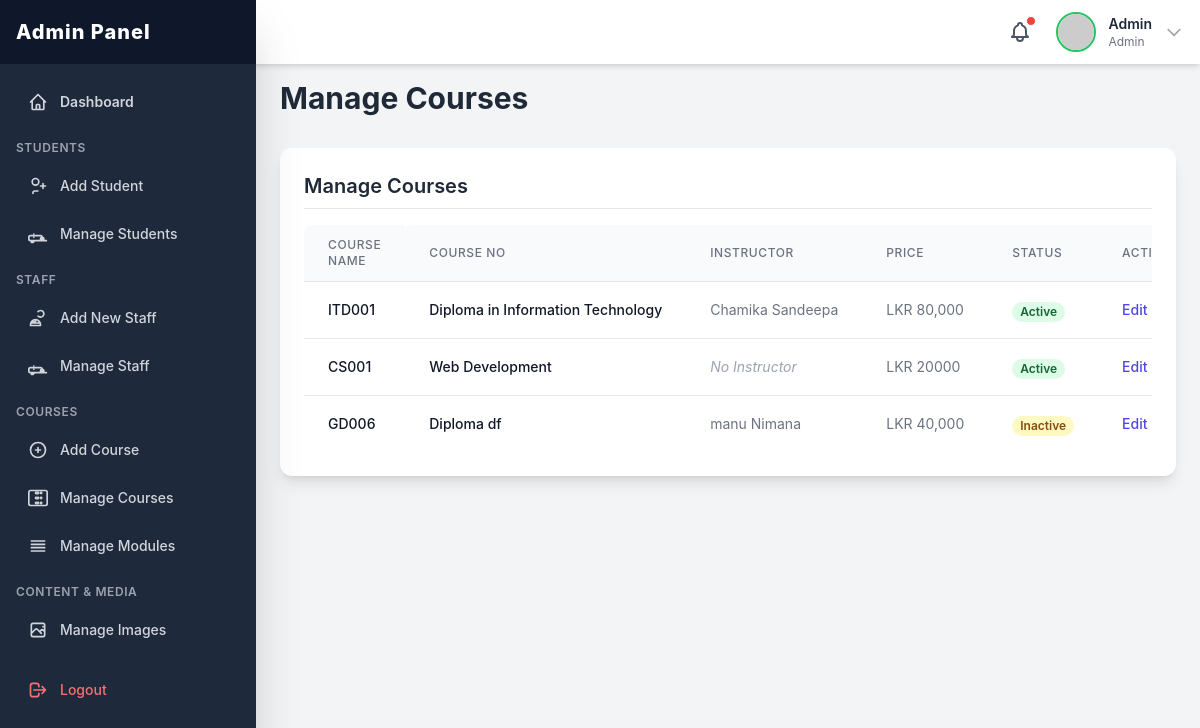
The page /admin/pages/manage_course.php (signed in) on the database its author committed.
### tables this page shows
CREATE TABLE `course` (
  `id` int(11) NOT NULL,
  `course_no` varchar(12) NOT NULL,
  `course_name` varchar(100) NOT NULL,
  `nvq_level` int(11) NOT NULL,
  `course_type` enum('Full-time','Part-time','Online','Hybrid') NOT NULL,
  `qualifications` varchar(255) NOT NULL,
  `course_duration` int(11) NOT NULL,
  `course_fee` varchar(20) NOT NULL,
  `course_description` text NOT NULL,
  `course_image` varchar(255) DEFAULT NULL,
  `status` enum('active','inactive') NOT NULL DEFAULT 'active'
);

CREATE TABLE `staff` (
  `id` int(11) NOT NULL,
  `staff_id` varchar(20) NOT NULL,
  `service_id` varchar(20) NOT NULL,
  `first_name` varchar(50) NOT NULL,
  `last_name` varchar(50) NOT NULL,
  `nic` varchar(15) NOT NULL,
  `gender` varchar(10) NOT NULL,
  `password` varchar(255) NOT NULL,
  `position` varchar(100) NOT NULL,
  `course_no` varchar(20) DEFAULT NULL,
  `profile_photo` varchar(255) DEFAULT NULL,
  `status` enum('active','inactive') NOT NULL DEFAULT 'active'
);

### admin/pages/manage_course.php (the view, shortened to what this page needs)
<?php
include_once('../include/header.php');
include('../../include/connection.php');
$query = "SELECT c.*, s.first_name, s.last_name, s.staff_id
          FROM course c
          LEFT JOIN staff s ON c.course_no = s.course_no AND s.position = 'Instructors'
          ORDER BY c.id";
$courses = mysqli_query($con, $query);
?>
<!DOCTYPE html>
<html lang="en">
<head>
    <script src="https://cdn.tailwindcss.com"></script>
</head>
<body class="bg-gray-100 p-6 sm:p-8">
    <div class="max-w-7xl mx-auto">
        <h2 class="text-3xl font-bold text-gray-800 mb-6">Manage Courses</h2>
        <div class="bg-white p-6 rounded-xl shadow-lg mt-8">
            <h3 class="text-xl font-semibold text-gray-800 mb-4 border-b pb-2">Manage Courses</h3>
            <div class="overflow-x-auto">
                <table class="min-w-full divide-y divide-gray-200">
                    <thead class="bg-gray-50">
                        <tr>
                            <th scope="col" class="px-6 py-3 text-left text-xs font-medium text-gray-500 uppercase tracking-wider rounded-tl-lg">Course Name</th>
                            <th scope="col" class="px-6 py-3 text-left text-xs font-medium text-gray-500 uppercase tracking-wider rounded-tl-lg">Course No</th>
                            <th scope="col" class="px-6 py-3 text-left text-xs font-medium text-gray-500 uppercase tracking-wider">Instructor</th>
                            <th scope="col" class="px-6 py-3 text-left text-xs font-medium text-gray-500 uppercase tracking-wider">Price</th>
                            <th scope="col" class="px-6 py-3 text-left text-xs font-medium text-gray-500 uppercase tracking-wider">Status</th>
                            <th scope="col" class="px-6 py-3 text-left text-xs font-medium text-gray-500 uppercase tracking-wider rounded-tr-lg">Actions</th>
                        </tr>
                    </thead>
                    <tbody class="bg-white divide-y divide-gray-200">
                          <?php if (mysqli_num_rows($courses) > 0): ?>
                              <?php while ($row = mysqli_fetch_assoc($courses)): ?>
                                <tr>
                                    <td class="px-6 py-4 whitespace-nowrap text-sm font-medium text-gray-900">
                                        <?php echo htmlspecialchars($row['course_no']); ?>
                                    </td>
                                    <td class="px-6 py-4 whitespace-nowrap text-sm font-medium text-gray-900">
                                        <?php echo htmlspecialchars($row['course_name']); ?>
                                    </td>
                                    <td class="px-6 py-4 whitespace-nowrap text-sm text-gray-500">
                                        <?php
                                        if (!empty($row['first_name']) && !empty($row['last_name'])) {
                                            echo htmlspecialchars($row['first_name'] . ' ' . $row['last_name']);
                                        } else {
                                            echo '<span class="text-gray-400 italic">No Instructor</span>';
                                        }
                                        ?>
                                    </td>
                                    <td class="px-6 py-4 whitespace-nowrap text-sm text-gray-500">
                                        LKR <?php echo htmlspecialchars($row['course_fee']); ?>
                                    </td>
                                    <td class="px-6 py-4 whitespace-nowrap">
                                        <?php if ($row['status'] == 'active') : ?>
                                            <span class="px-2 inline-flex text-xs leading-5 font-semibold rounded-full bg-green-100 text-green-800">Active</span>
                                        <?php else : ?>
                                            <span class="px-2 inline-flex text-xs leading-5 font-semibold rounded-full bg-yellow-100 text-yellow-800">Inactive</span>
                                        <?php endif; ?>
                                    </td>
                                    <td class="px-6 py-4 whitespace-nowrap text-sm font-medium space-x-2">
                                        <button type="button" class="text-indigo-600 hover:text-indigo-900 transition duration-150 edit-btn"
                                            data-id="<?php echo $row['id']; ?>"
                                            data-name="<?php echo htmlspecialchars($row['course_name']); ?>"
                                            data-fee="<?php echo htmlspecialchars($row['course_fee']); ?>"
                                            data-status="<?php echo $row['status']; ?>"
                                            data-course-no="<?php echo htmlspecialchars($row['course_no']); ?>"
                                            data-staff-id="<?php echo htmlspecialchars($row['staff_id'] ?? ''); ?>">
                                            Edit
                                        </button>
                                    </td>
                                </tr>
                              <?php endwhile; ?>
                          <?php endif; ?>
                    </tbody>
                </table>
            </div>
        </div>
    </div>
    </body>
</html>

### admin/include/header.php (shortened to what this page needs)
<?php
$admin_username = isset($_SESSION['admin_username']) ? $_SESSION['admin_username'] : null;
$admin_display_name = 'User';
$admin_display_type = 'Guest';
if ($admin_username) {
    include_once __DIR__ . '/../../include/connection.php';
    if (isset($con)) {
        $query_admin = "SELECT username, type FROM admin WHERE username = ?";
        $stmt_admin = $con->prepare($query_admin);
        if ($stmt_admin) {
            $stmt_admin->bind_param("s", $admin_username);
            $stmt_admin->execute();
            $result_admin = $stmt_admin->get_result();
            if ($result_admin->num_rows == 1) {
                $admin_data = $result_admin->fetch_assoc();
                $admin_display_name = htmlspecialchars($admin_data['username']);
                $admin_display_type = htmlspecialchars(ucfirst($admin_data['type']));
            }
        } else {
             error_log("Admin header: Failed to prepare admin query: " . $con->error);
        }
    } else {
        error_log("Admin header: Database connection not established in connection.php.");
    }
}
?>
<!DOCTYPE html>
<html lang="en">
<head>
    <script src="https://cdn.tailwindcss.com"></script>
    <link href="https://cdnjs.cloudflare.com/ajax/libs/flowbite/2.2.1/flowbite.min.css" rel="stylesheet" />
    <link rel="stylesheet" href="../css/webkit.css">
</head>
<body class="bg-gray-100 min-h-screen">
    <header class="fixed top-0 left-0 right-0 h-16 bg-white shadow-md z-30 flex items-center justify-between px-4 transition-all duration-300" id="page-header">
        <div class="flex items-center space-x-4 relative"> <button class="relative p-2 text-gray-600 hover:text-green-600 transition duration-150 rounded-full hover:bg-gray-100">
                <span class="absolute top-1 right-1 w-2.5 h-2.5 bg-red-500 rounded-full border border-white"></span>
            </button>
            <button id="avatarButton" type="button" data-dropdown-toggle="userDropdown" data-dropdown-placement="bottom-start" class="flex items-center space-x-3 cursor-pointer group">
                <img class="h-10 w-10 rounded-full object-cover border-2 border-green-500" src="https://placehold.co/100x100/10b981/ffffff?text=<?php echo strtoupper(substr($admin_display_name, 0, 1)); ?>" alt="Admin Profile">
                <div class="hidden sm:block text-sm text-left"> <p class="font-semibold text-gray-800"><?php echo $admin_display_name; ?></p>
                    <p class="text-xs text-gray-500"><?php echo $admin_display_type; ?></p>
                </div>
                <svg class="w-5 h-5 text-gray-400 group-hover:text-gray-600 transition duration-150" fill="none" stroke="currentColor" viewBox="0 0 24 24" xmlns="http://www.w3.org/2000/svg"><path stroke-linecap="round" stroke-linejoin="round" stroke-width="2" d="M19 9l-7 7-7-7"></path></svg> </button>
            </div>
    </header>
    <div id="sidebar-wrapper">
        <nav class="fixed top-0 bottom-0 left-0 w-64 bg-slate-800 text-white z-40 transform -translate-x-full lg:translate-x-0 transition-transform duration-300 ease-in-out shadow-2xl" id="page-sidebar">
            <div class="h-16 bg-slate-900 flex items-center justify-between px-4">
                <h1 class="text-xl font-extrabold text-white tracking-wider">Admin Panel</h1>
            </div>
            <div class="px-4 space-y-2 h-full overflow-y-auto pt-4 pb-16">
                 <div class="space-y-1">
                    <a href="Dashboard.php" class="flex items-center p-3 text-sm font-semibold rounded-lg text-gray-300 hover:bg-slate-700 hover:text-white transition duration-150">
                        Dashboard
                    </a>
                    <p class="text-xs font-semibold text-gray-400 pt-3 pb-1 uppercase tracking-wider">Students</p>
                    <a href="student_register.php" class="flex items-center p-3 text-sm font-medium rounded-lg text-gray-300 hover:bg-slate-700 hover:text-white transition duration-150">
                        <svg class="w-5 h-5 mr-3" fill="none" stroke="currentColor" viewBox="0 0 24 24" xmlns="http://www.w3.org/2000/svg"><path stroke-linecap="round" stroke-linejoin="round" stroke-width="2" d="M18 9v3m0 0v3m0-3h3m-3 0h-3m-2-5a4 4 0 11-8 0 4 4 0 018 0zM12 18H8a2 2 0 00-2 2v1"></path></svg>
                        Add Student
                    </a>
                    <a href="manage_students.php" class="flex items-center p-3 text-sm font-medium rounded-lg text-gray-300 hover:bg-slate-700 hover:text-white transition duration-150">
                        Manage Students
                    </a>
                    <p class="text-xs font-semibold text-gray-400 pt-3 pb-1 uppercase tracking-wider">Staff</p>
                    <a href="staff_register.php"  class="flex items-center p-3 text-sm font-medium rounded-lg text-gray-300 hover:bg-slate-700 hover:text-white transition duration-150">
                        <svg class="w-5 h-5 mr-3" fill="none" stroke="currentColor" viewBox="0 0 24 24" xmlns="http://www.w3.org/2000/svg"><path stroke-linecap="round" stroke-linejoin="round" stroke-width="2" d="M12 4.354a4 4 0 110 5.292M15 21H3v-1a6 6 0 0112 0v1zm-6-4a6 6 0 00-4 0v1h8v-1m-4 0v-2"></path></svg>
                        Add New Staff
                    </a>
                    <a href="manage_staff.php" class="flex items-center p-3 text-sm font-medium rounded-lg text-gray-300 hover:bg-slate-700 hover:text-white transition duration-150">
                         Manage Staff
                    </a>
                    <p class="text-xs font-semibold text-gray-400 pt-3 pb-1 uppercase tracking-wider">Courses</p>
                    <a href="add_course.php" class="flex items-center p-3 text-sm font-medium rounded-lg text-gray-300 hover:bg-slate-700 hover:text-white transition duration-150">
                        <svg class="w-5 h-5 mr-3" fill="none" stroke="currentColor" viewBox="0 0 24 24" xmlns="http://www.w3.org/2000/svg"><path stroke-linecap="round" stroke-linejoin="round" stroke-width="2" d="M12 9v3m0 0v3m0-3h3m-3 0H9m12 0a9 9 0 11-18 0 9 9 0 0118 0z"></path></svg>
                        Add Course
                    </a>
                    <a href="manage_course.php" class="flex items-center p-3 text-sm font-medium rounded-lg text-gray-300 hover:bg-slate-700 hover:text-white transition duration-150">
                        Manage Courses
                    </a>
                     <a href="manage_modules.php" class="flex items-center p-3 text-sm font-medium rounded-lg text-gray-300 hover:bg-slate-700 hover:text-white transition duration-150">
                        <svg class="w-5 h-5 mr-3" fill="none" stroke="currentColor" viewBox="0 0 24 24" xmlns="http://www.w3.org/2000/svg"><path stroke-linecap="round" stroke-linejoin="round" stroke-width="2" d="M4 6h16M4 10h16M4 14h16M4 18h16"></path></svg>
                        Manage Modules
                    </a>
                    <p class="text-xs font-semibold text-gray-400 pt-3 pb-1 uppercase tracking-wider">Content & Media</p>
                    <a href="manage images.php" class="flex items-center p-3 text-sm font-medium rounded-lg text-gray-300 hover:bg-slate-700 hover:text-white transition duration-150">
                        Manage Images
                    </a>
                    <a href="../lib/logout.php" class="flex items-center p-3 text-sm font-medium rounded-lg text-red-400 hover:bg-slate-700 hover:text-red-300 transition duration-150 mt-8 !pt-6">
                        <svg class="w-5 h-5 mr-3" fill="none" stroke="currentColor" viewBox="0 0 24 24" xmlns="http://www.w3.org/2000/svg"><path stroke-linecap="round" stroke-linejoin="round" stroke-width="2" d="M17 16l4-4m0 0l-4-4m4 4H7m6 4v1a3 3 0 01-3 3H6a3 3 0 01-3-3V7a3 3 0 013-3h4a3 3 0 013 3v1"></path></svg>
                        Logout
                    </a>
                </div>
            </div>
        </nav>
    </div>
    <main class="pt-20 p-6 lg:ml-64 transition-all duration-300" id="main-content">

### admin/css/webkit.css (style rules this page uses)
html { font-family: 'Inter', sans-serif; }

### admin/pages/manage_course.php (style rules this page uses)
body { font-family: 'Inter', sans-serif; }

### rows shown on the page
course: course_no "ITD001", course_name "Diploma in Information Technology", staff.first_name+last_name "Chamika Sandeepa", course_fee "80,000", status "Active"
course: course_no "CS001", course_name "Web Development", shows "No Instructor", course_fee "20000", status "Active"
course: course_no "GD006", course_name "Diploma df", staff.first_name+last_name "manu Nimana", course_fee "40,000", status "Inactive"

### other values the page prints
$admin_display_name "Admin"
$admin_display_type "Admin"
